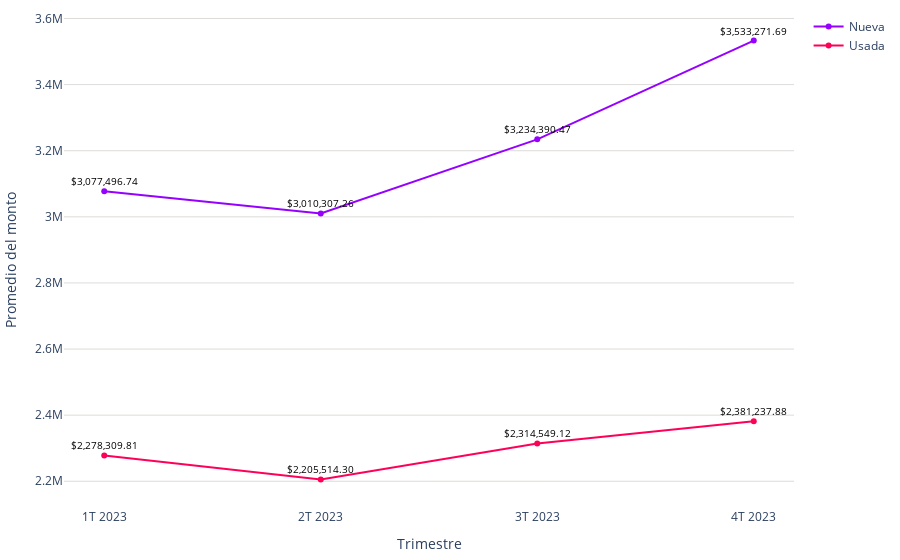

The notebook cell saved with this chart:
### Code cell
# Datos
trimestres = promedio_monto_por_modalidad_mes['trimestre']
modalidades = promedio_monto_por_modalidad_mes['modalidad']
promedios = promedio_monto_por_modalidad_mes['promedio']

# Limpiar las cadenas de promedio y convertirlas a números
promedios_limpios = [float(promedio.replace(',', '')) for promedio in promedios]

colors = ['#9500ff', '#ff0059']
fig = go.Figure()

# Agregar líneas para cada modalidad
for i, modalidad in enumerate(modalidades.unique()):
    df_modalidad = promedio_monto_por_modalidad_mes[promedio_monto_por_modalidad_mes['modalidad'] == modalidad]
    fig.add_trace(go.Scatter(
        x=df_modalidad['trimestre'],
        y=df_modalidad['promedio'].apply(lambda x: float(x.replace(',', ''))),  # Usar los promedios limpios
        mode='markers+lines',
        name=modalidad,
        line=dict(color=colors[i % len(colors)])  # Asignar colores a las líneas
    ))

fig.update_layout(
    #title='Promedio de valor de créditos para viviendas nuevas y usadas (2023)',
    xaxis=dict(title='Trimestre'),
    yaxis=dict(title='Promedio del monto', gridcolor='#dddcda'),
    margin=dict(l=10, r=10, t=10, b=10),  # Ajusta los márgenes (left, right, top, bottom)
    plot_bgcolor='rgba(0,0,0,0)',  # Color de fondo del gráfico
)


# Agregar etiquetas de texto a los puntos con símbolo de dólar
for trace in fig.data:
    df_modalidad = promedio_monto_por_modalidad_mes[promedio_monto_por_modalidad_mes['modalidad'] == trace.name]
    for i, point in enumerate(trace.y):
        # Formatear el promedio con símbolo de dólar
        promedio_con_dolar = f'${df_modalidad.iloc[i]["promedio"]}'
        fig.add_annotation(
            x=trace.x[i],
            y=point,
            text=promedio_con_dolar,
            showarrow=False,
            font=dict(color='black', size=10),
            yshift=10
        )

# Exportar gráfica como archivo HTML
def guardar_grafico_como_html(fig, nombre_archivo, carpeta='assets\graficas'):
    # Crear la carpeta si no existe
    if not os.path.exists(carpeta):
        os.makedirs(carpeta)
    config = {
        'displaylogo': False,  # Ocultar el logo de Plotly
        'modeBarButtonsToRemove': [
            'toImage',       # Botón para guardar como imagen
            'select2d',      # Box select
            'lasso2d',       # Lasso select
            'resetScale2d',  # Reset Axes
        ]
    }
    # Gráfica como archivo HTML en la carpeta especificada
    pio.write_html(fig, f'{carpeta}/{nombre_archivo}.html', config=config)


guardar_grafico_como_html(fig, 'g_scatt_creditos_nuevausada_2023', carpeta='assets\graficas')
fig.show()

### Figure 1 — Plotly figure (JSON) as saved in the notebook; plotly's stock layout.template omitted (floating-point values rounded to 4 significant figures)
{"data": [{"line": {"color": "#9500ff"}, "mode": "markers+lines", "name": "Nueva", "type": "scatter", "x": ["1T 2023", "2T 2023", "3T 2023", "4T 2023"], "y": [3077000.0, 3010000.0, 3234000.0, 3533000.0]}, {"line": {"color": "#ff0059"}, "mode": "markers+lines", "name": "Usada", "type": "scatter", "x": ["1T 2023", "2T 2023", "3T 2023", "4T 2023"], "y": [2278000.0, 2206000.0, 2315000.0, 2381000.0]}], "layout": {"annotations": [{"font": {"color": "black", "size": 10}, "showarrow": false, "text": "$3,077,496.74", "x": "1T 2023", "y": 3077000.0, "yshift": 10}, {"font": {"color": "black", "size": 10}, "showarrow": false, "text": "$3,010,307.26", "x": "2T 2023", "y": 3010000.0, "yshift": 10}, {"font": {"color": "black", "size": 10}, "showarrow": false, "text": "$3,234,390.47", "x": "3T 2023", "y": 3234000.0, "yshift": 10}, {"font": {"color": "black", "size": 10}, "showarrow": false, "text": "$3,533,271.69", "x": "4T 2023", "y": 3533000.0, "yshift": 10}, {"font": {"color": "black", "size": 10}, "showarrow": false, "text": "$2,278,309.81", "x": "1T 2023", "y": 2278000.0, "yshift": 10}, {"font": {"color": "black", "size": 10}, "showarrow": false, "text": "$2,205,514.30", "x": "2T 2023", "y": 2206000.0, "yshift": 10}, {"font": {"color": "black", "size": 10}, "showarrow": false, "text": "$2,314,549.12", "x": "3T 2023", "y": 2315000.0, "yshift": 10}, {"font": {"color": "black", "size": 10}, "showarrow": false, "text": "$2,381,237.88", "x": "4T 2023", "y": 2381000.0, "yshift": 10}], "margin": {"b": 10, "l": 10, "r": 10, "t": 10}, "plot_bgcolor": "rgba(0,0,0,0)", "xaxis": {"title": {"text": "Trimestre"}}, "yaxis": {"gridcolor": "#dddcda", "title": {"text": "Promedio del monto"}}}}
